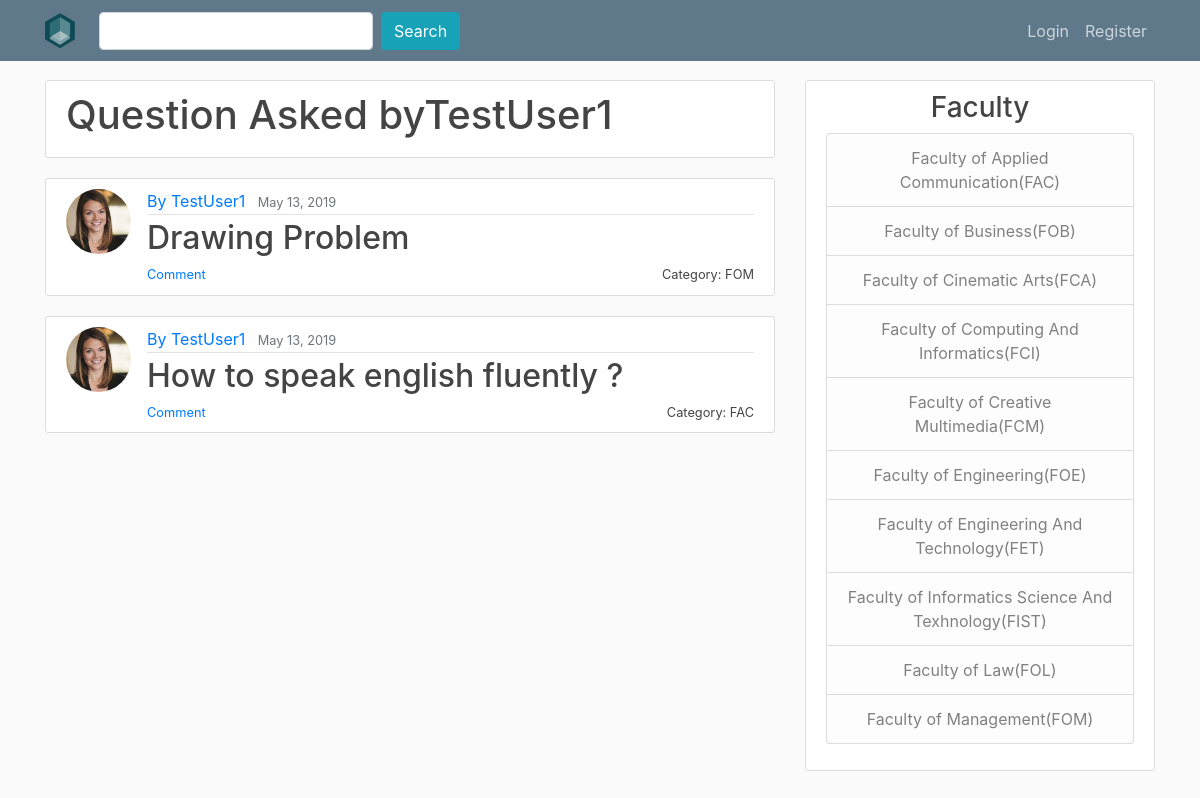
Page /user/TestUser1 on the committed database.
### QnA/models.py (models this page shows, shortened)
class question (models.Model):
    title = models.CharField(max_length=100) #use charfield to limit user input
    liked_by = models.ManyToManyField(User,related_name='liked_by_question',blank = True)
    like = models.IntegerField(default=0)
    content = models.TextField() #use TextField if there is no limit for the content
    image = models.ImageField(upload_to="image",blank=True)
    date_published = models.DateTimeField(default=timezone.now) #auto-select the current time
    category = models.ForeignKey(category,on_delete=models.CASCADE)
    author = models.ForeignKey(User, on_delete=models.CASCADE) #if the user is deleted the question will be deleted

class category (models.Model):
    category = models.CharField(max_length=100)
    slug = models.SlugField(max_length=100,unique=True)
    def __str__(self):
        return self.category

### users/models.py (models this page shows, shortened)
class Profile(models.Model):
    user = models.OneToOneField(User, on_delete=models.CASCADE) #make sure no duplicate username
    image = models.ImageField(default="default.png", upload_to="profile_pics") #specify this is image

### QnA/views.py (the view)
# urls.py: path('user/<str:username>', UserProfileView.as_view(), name='user-profile'),
class UserProfileView(ListView):
    model = question
    template_name = 'QnA/user_profile.html'
    context_object_name = 'question'
    paginate_by = 5
    def get_queryset(self):
        user = get_object_or_404(User, username=self.kwargs.get('username'))
        return question.objects.filter(author=user).order_by('-date_published')

### QnA/templates/QnA/user_profile.html (shortened to what this page needs)
{% extends "QnA/base.html" %}
{% block content%}
	<div class="content-section">
		<div class="media">
			<div class="media-body">
				<h2 class="account-heading">Question Asked by{{ view.kwargs.username }}</h2>
			</div>
		</div>
	</div>
	{% for question in question %}
  <article class="media content-section">
    <img class="rounded-circle article-img" src="{{ question.author.profile.image.url }}">
    <div class="media-body">
      <div class="article-metadata">
        <a class="mr-2" href="{% url 'user-profile' question.author.username %}" >By {{ question.author }}</a>
        <small class="text-muted">{{ question.date_published|date:"F d, Y" }}</small>
      </div>
      <h2><a class="article-title" style="display : inline" href="{% url 'question-detail' question.pk %}" >{{ question.title }}</a></h2>
      <small class="article-title" style="float: right" >Category: {{ question.category }}</small>
      <small class="article-title" style="float: left" ><a href="{% url 'question-detail' question.pk %}">Comment</a></small>
    </div>
  </article>
	{% endfor %}
{% endblock content %}

### QnA/static/QnA/base.css (style rules this page uses)
body { background: #fafafa; color: #333333; margin-top: 5rem; }
h1, h2, h3, h4, h5, h6 { color: #444444; }
.content-section { background: #ffffff; padding: 10px 20px; border: 1px solid #dddddd; border-radius: 3px; margin-bottom: 20px; }
.article-title { color: #444444; }
.article-img { height: 65px; width: 65px; margin-right: 16px; }
.article-metadata { padding-bottom: 1px; margin-bottom: 4px; border-bottom: 1px solid #e3e3e3 }
.account-heading { font-size: 2.5rem; }

### rows in the picture
question: author.profile.image (picture), author "TestUser1", date_published "May 13, 2019", title "Drawing Problem", category "FOM"
question: author.profile.image (picture), author "TestUser1", date_published "May 13, 2019", title "How to speak english fluently ?", category "FAC"

### other values in the picture
{{ view.kwargs.username }} "TestUser1"
